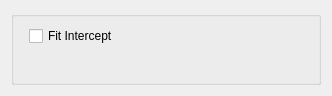
<?xml version="1.0" encoding="UTF-8"?>
<ui version="4.0">
 <class>Form</class>
 <widget class="QWidget" name="Form">
  <property name="geometry">
   <rect>
    <x>0</x>
    <y>0</y>
    <width>332</width>
    <height>96</height>
   </rect>
  </property>
  <property name="sizePolicy">
   <sizepolicy hsizetype="Ignored" vsizetype="Ignored">
    <horstretch>0</horstretch>
    <verstretch>0</verstretch>
   </sizepolicy>
  </property>
  <property name="windowTitle">
   <string>Form</string>
  </property>
  <layout class="QVBoxLayout" name="verticalLayout">
   <item>
    <widget class="QGroupBox" name="groupBox">
     <layout class="QFormLayout" name="formLayout">
      <property name="fieldGrowthPolicy">
       <enum>QFormLayout::AllNonFixedFieldsGrow</enum>
      </property>
      <item row="0" column="1">
       <widget class="QCheckBox" name="fit_intercept_checkBox">
        <property name="text">
         <string>Fit Intercept</string>
        </property>
       </widget>
      </item>
     </layout>
    </widget>
   </item>
  </layout>
 </widget>
 <resources/>
 <connections/>
</ui>
